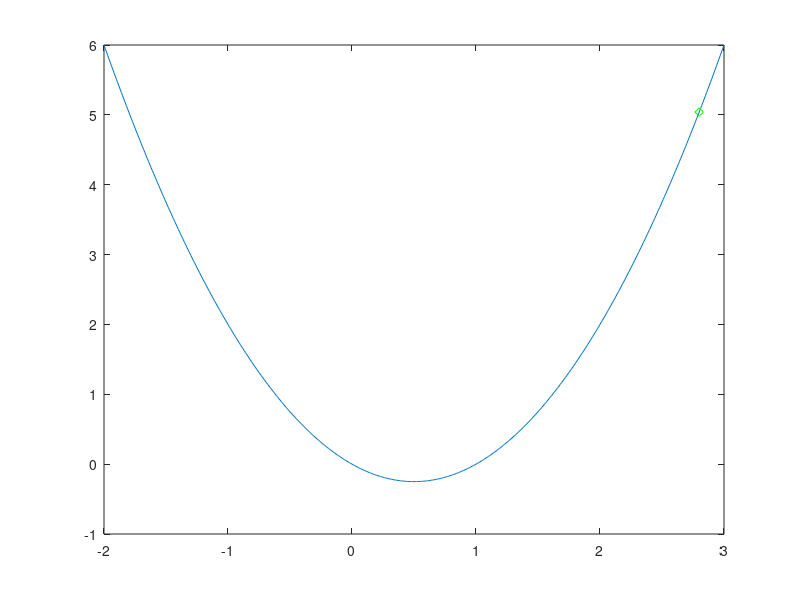

Here is the MATLAB script that generated this plot: (Note: this script raises an error after producing the figure.)
%Script to run the line search on the simple test platform
%Copyright (c) 2015 Isaiah Bell
%All rights reserved
clear
clc
close all;
%setup test function
simple = @(x) (x.^2-x);
%prepare plotting the function
test_x = [-2:0.01:3];
simple_y = simple(test_x);
plot(test_x,simple_y)
%create an objective function handle to pass around
%this returns [f, f'] of the simple function above
objective = @(x)(deal((x^2-x),(2*x-1))) 
%configure the linesearch parameters here
x_prev = 2.8;
mu_1 = 1e-4;
mu_2 = 0.9;
alpha_init = 1;
%alpha_init = input('Enter inital step length: ');
alpha_max = 3;
hold on
plot(x_prev,simple(x_prev),'gd');
hold on
%do a bad thing and have infinite while loop to simulate do while
[f_init,g_init] = objective(x_prev);
%store each run of function for plotting convergence
g_metric = [];
x_metric = [x_prev];
while true
	%compute the descent direction of the objective function
	%in this case we directly evaluate the gradient and then normalize
	[f_this,g_this] = objective(x_prev);
	p = -g_this./norm(g_this);
	step = mdoLineSearch(objective, p, x_prev, mu_1, mu_2, alpha_init, alpha_max);
	%jump to this point
	x_curr = x_prev + p*step;
	x_metric(end+1) = x_curr;
	%these two never change
	hold on
	plot(x_curr,simple(x_curr),'rd');
	hold on
	%test if the gradient has been reduced enough to quit
	[f_curr, g_curr] = objective(x_curr);
	if (norm(g_curr) < norm(g_init)*1e-25)
		g_metric(end+1) = (norm(g_curr)/norm(g_init));
		break;
	else
		g_metric(end+1) = (norm(g_curr)/norm(g_init));
	end
	x_prev = x_curr;
end
%calculate the difference from actual point
x_metric = abs(x_metric - 0.5);
%test by golden section method

fig1 = figure;
figure(fig1);
a = -2;
b = 4;
epsilon = 1e-7;
[left,right,cost_data] = mdoGoldenSection(objective,a,b,epsilon);
tolerance = (b-a)*1e-3; %visable convergence intervals
%figure out the relative error metric
gold_metric = abs(cost_data(:,1) - cost_data(:,3));
mdoPlotGoldenSectionData(cost_data, fig1, tolerance, 0.5) % using specialized plotting function
%plotting the function values
x_vals = [a-.5:0.01:b+.5];
y_vals = simple(x_vals);
plot(x_vals,y_vals)

%compare the results from the line search
fig_metric = figure;
figure(fig_metric);
semilogy(1:length(g_metric), g_metric,'kd:')
hold on

semilogy(1:length(x_metric), x_metric, 'ko-.')
hold on
semilogy(1:length(gold_metric), gold_metric, 'rd--')
hold on

title('Line search and golden section search')
xlabel('Iterations k')
legend('|g_k|/|g_0|','|x_k - x.|', '\delta_k');

%test the real question
fig2 = figure;
figure(fig2);

%create the drag equation
rho = 1.23;	%density of air kg/m^3
mu = 17.8 * 1e-6; % viscosity of air kg/(m sec)
Velocity = 35; %airspeed m/sec
S = 11.8; %planform area m^2
S_wet = 2.05*S; % wing wetted area m^2
k = 1.2; %form factor
C_l = 0.3; %lift coefficient
e = 0.96; %Oswald efficiency factor

Reynolds = @(l_char) (rho*Velocity*l_char/mu);
